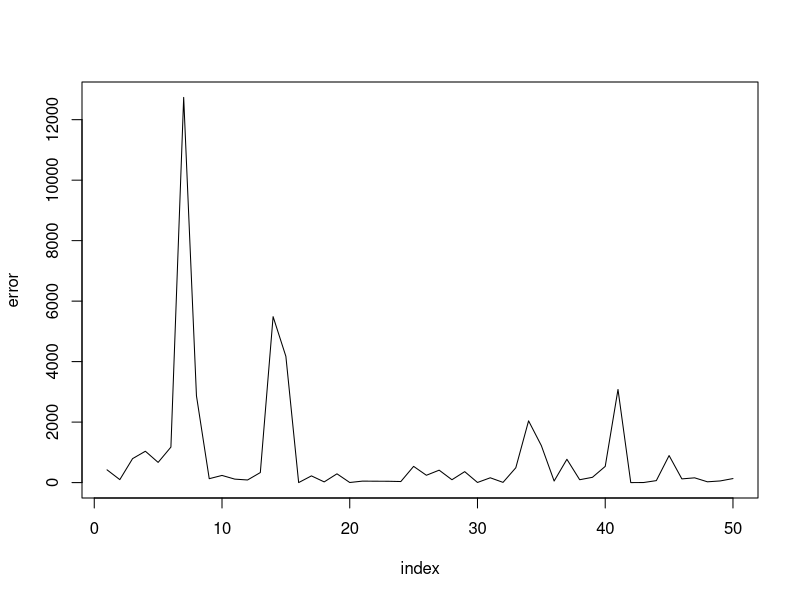
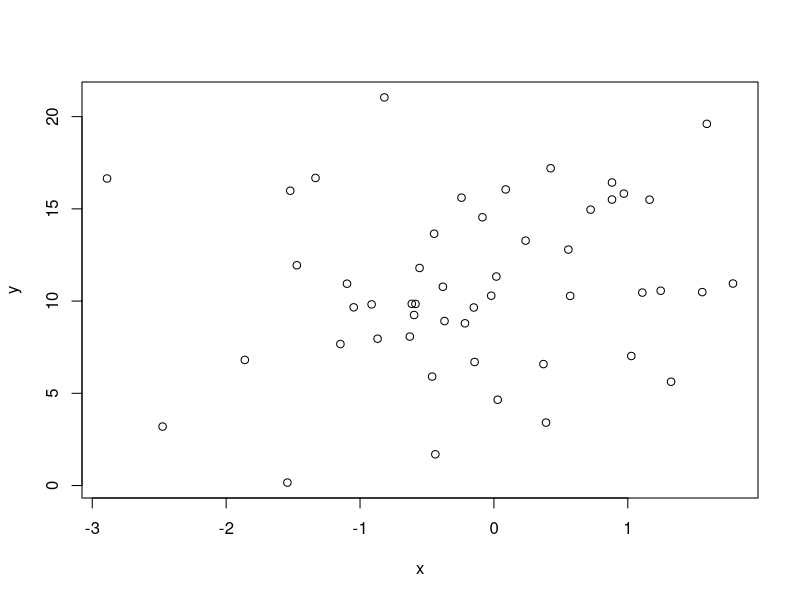

The R script that drew these images, in order: (Note: this script raises an error after producing the figures.)
###Normal Equation
set.seed(20)
x = rnorm(50,mean=0,sd=1)
y = rnorm(50,mean=10,sd=5)
x1 = data.frame(x0=1,x=x)
parameters = rev(t(x1)*x1)*t(x1)*y
parameters = data.frame(b=parameters$x,m=parameters$x0,y=y,x=x)

compute_error_Noraml_Equation<- function(points){
  totalError  = data.frame(error=NA,b=NA,m=NA)
  for(i in 1:nrow(points)){
    m = points[i,"m"]
    b = points[i,"b"]
    y = points[i,"y"]
    x = points[i,"x"]
    totalError[i,"error"] = (y-(m*x+b))^2
    totalError[i,"b"] = b
    totalError[i,"m"] = m
  }
  return (totalError)
}
new_para = compute_error_Noraml_Equation(parameters)
plot(new_para$error,type="l",ylab="error",xlab="index")
para1 = new_para[which.min(new_para$error),]
plot(x=x,y=y)
compute_error_for_line_given_points(para1[,"b"], para1[,"m"], points)
##Standard Error error = 2.50622